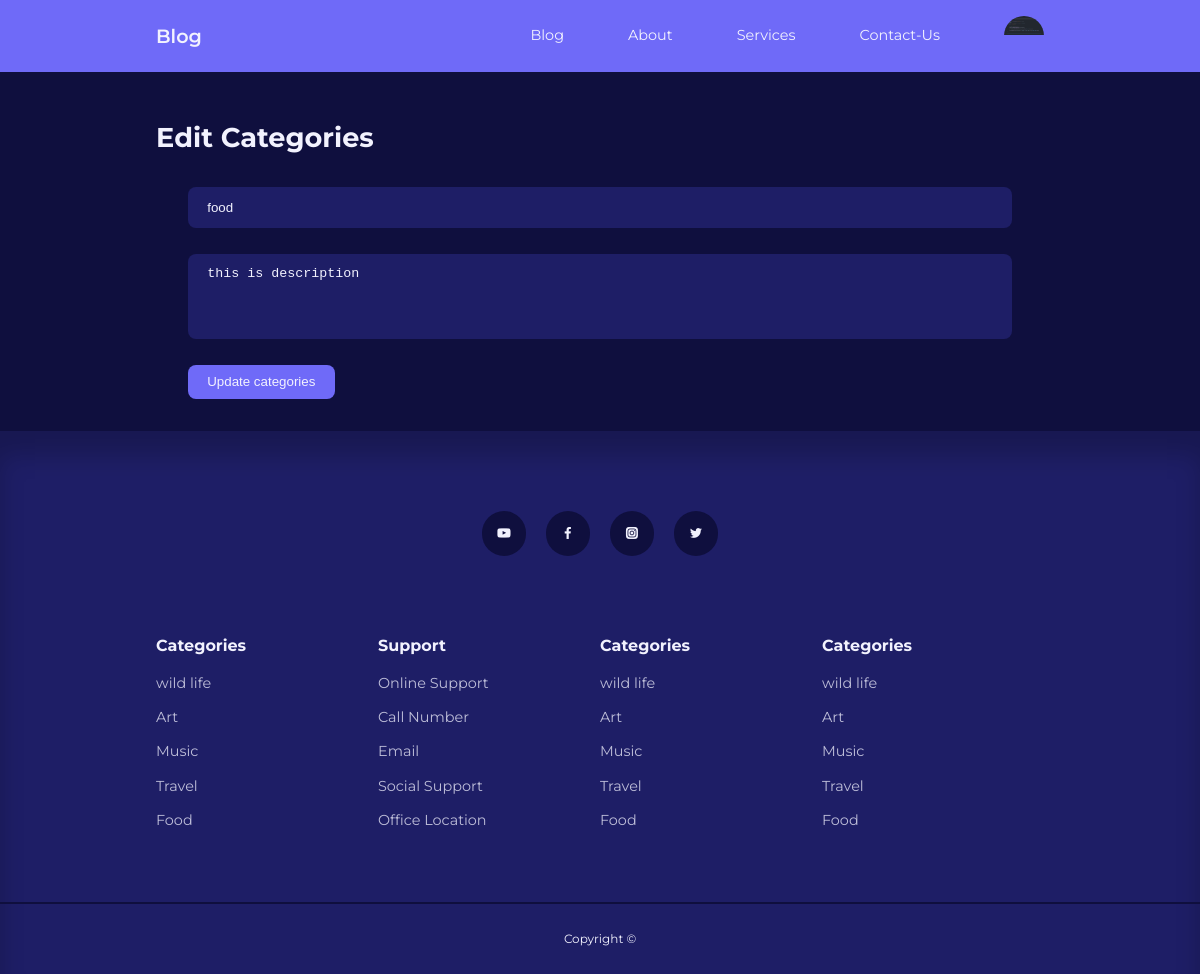
The page /admin/edit_category.php?id=1 (signed in) on the database its author committed.
### tables this page shows
CREATE TABLE `users` (
  `id` int(11) UNSIGNED NOT NULL,
  `firstname` varchar(50) NOT NULL,
  `lastname` varchar(50) NOT NULL,
  `username` varchar(50) NOT NULL,
  `email` varchar(255) NOT NULL,
  `password` varchar(255) NOT NULL,
  `avatar` varchar(255) NOT NULL,
  `is_admin` tinyint(1) NOT NULL
);

CREATE TABLE `categories` (
  `id` int(11) UNSIGNED NOT NULL,
  `title` varchar(50) NOT NULL,
  `description` text NOT NULL
);

### admin/partials/header.php (called while the page is built, shortened)
<?php
require '../partials/header.php';
?>

### admin/edit_category.php (the view, shortened to what this page needs)
<?php
include('./partials/header.php');
if (isset($_GET['id'])) {
    $id = filter_var($_GET['id'], FILTER_SANITIZE_NUMBER_INT);
    $query = "SELECT * FROM categories WHERE id = $id";
    $result = mysqli_query($conn, $query);
    if (mysqli_num_rows($result) == 1) {
        $fetch = mysqli_fetch_assoc($result);
    }
} else {
    header('location:' . ROOT_URL . 'admin/manage_category.php');
    die();
}
?>
<!DOCTYPE html>
<html lang="en">
<section class="form_section">
    <div class="container form_section-container">
        <h2>Edit Categories</h2>
        <form action="<?= ROOT_URL ?>admin/edit-category-logic.php" enctype="multipart/form-data" method="POST">
            <input type="text" name="title" value="<?= $fetch['title'] ?>" placeholder="Title">
            <textarea name="description" rows="4" placeholder="description"><?= $fetch['description'] ?></textarea>
            <button type="submit" name="submit" class="btn">Update categories</button>
        </form>
    </div>
</section>
<?php include('../partials/footer.php') ?>
</body>
</html>

### partials/header.php (shortened to what this page needs)
<?php
require 'config/database.php';
if (isset($_SESSION['user_id'])) {
    $id = filter_var($_SESSION['user_id'], FILTER_SANITIZE_NUMBER_INT);
    $query = "SELECT * FROM users WHERE id = '$id'";
    $result = mysqli_query($conn, $query);
    $fetch = mysqli_fetch_assoc($result);
    $avatar = $fetch['avatar'];
}
?>
<!DOCTYPE html>
<html lang="en">
<head>
    <link rel="stylesheet" href="<?= ROOT_URL ?>css/style.css">
    <link rel="stylesheet" href="https://unicons.iconscout.com/release/v4.0.0/css/line.css">
</head>
<body>
    <nav>
        <div class="container nav_container">
            <a href="<?= ROOT_URL ?>" class="nav_logo">Blog</a>
            <ul class="nav_items">
                <li><a href="<?= ROOT_URL ?>blog.php">Blog</a></li>
                <li><a href="<?= ROOT_URL ?>about.php">About</a></li>
                <li><a href="<?= ROOT_URL ?>services.php">Services</a></li>
                <li><a href="<?= ROOT_URL ?>contact.php">Contact-Us</a></li>
                <?php if (isset($_SESSION['user_id'])) { ?>
                    <li class="nav_profile">
                        <div class="avatar"><img src="<?= ROOT_URL . 'images/' . $avatar ?>" alt=""></div>
                    </li>
                <?php } else { ?>
                    <li><a href="<?= ROOT_URL ?>signin.php">Sign-In</a></li>
                <?php } ?>
            </ul>
        </div>
    </nav>
</body>
</html>

### css/style.css (style rules this page uses)
:root { --color-primary: #6f6af8; --color-primary-light: hsl(242, 91%, 69%, 18%); --color-primary-variant: #5854c7; --color-red: #da0f3f; --color-red-light: hsl(346, 87%, 46%, 15%); --color-green: #00c476; --color-green-light: hsl(156, 100%, 38%, 15%); --color-gray-900: #1e1e66; --color-gray-700: #2d2b7c; --color-gray-300: rgba(242, 242, 254, 0.3); --color-gray-200: rgba(242, 242, 254, 0.7); --color-white: #f2f2fe; --color-bg: #0f0f3e; --transition: all 300ms ease; --container-width-lg: 74%; --container-width-md: 88%; --form-width: 40%; --color-border-radius-1: 0.3rem; --color-border-radius-2: 0.5rem; --color-border-radius-3: 0.8rem; --color-border-radius-4: 2rem; --color-border-radius-5: 5rem; }
* { margin: 0; padding: 0; box-sizing: border-box; outline: 0; border: 0; appearance: 0; list-style: none; text-decoration: none; }
body { font-family: 'Montserrat', sans-serif; line-height: 1.5; color: var(--color-gray-900); overflow-x: hidden; background-color: var(--color-bg); font-size: 0.9rem; }
.container { width: var(--container-width-lg); max-width: 1800px; margin: 0 auto; }
section { margin-top: 3rem; }
h1, h2, h3, h4, h5,p,small { color: var(--color-white); line-height: 1.3; }
h2 { font-size: 1.7rem; margin: 1rem 0; }
a { color: var(--color-white); transition: var(--transition); }
img { display: block; width: 100%; object-fit: cover; }
nav { background: var(--color-primary); width: 100vw; height: 4.5rem; top: 0; z-index: 10; box-shadow: 0 1rem 1rem rgbs(0, 0, 0, 0.2); }
.nav_container { height: 100%; display: flex; align-items: center; justify-content: space-between; }
.avatar { width: 2.5rem; height: 2.5rem; border-radius: 50%; overflow: hidden; border: 0.3 solid var(--color-bg); }
.nav_logo { font-weight: 600; font-size: 1.2rem; }
.nav_items { display: flex; flex-direction: row; align-items: center; gap: 4rem; }
.nav_profile { position: relative; cursor: pointer; }
.btn { display: inline-block; width: fit-content; padding: 0.6rem 1.2rem; background-color: var(--color-primary); border-radius: var(--color-border-radius-2); cursor: pointer; transition: var(--transition); color: var(--color-white); }
form { display: flex; flex-direction: column; gap: 1.6rem; margin: 2rem; }
input, textarea, select { padding: 0.8rem 1.2rem; background-color: var(--color-gray-900); border-radius: var(--color-border-radius-2); resize: none; color: var(--color-white); }

### rows shown on the page
users: avatar (picture)
categories: title "food", description "this is description"
